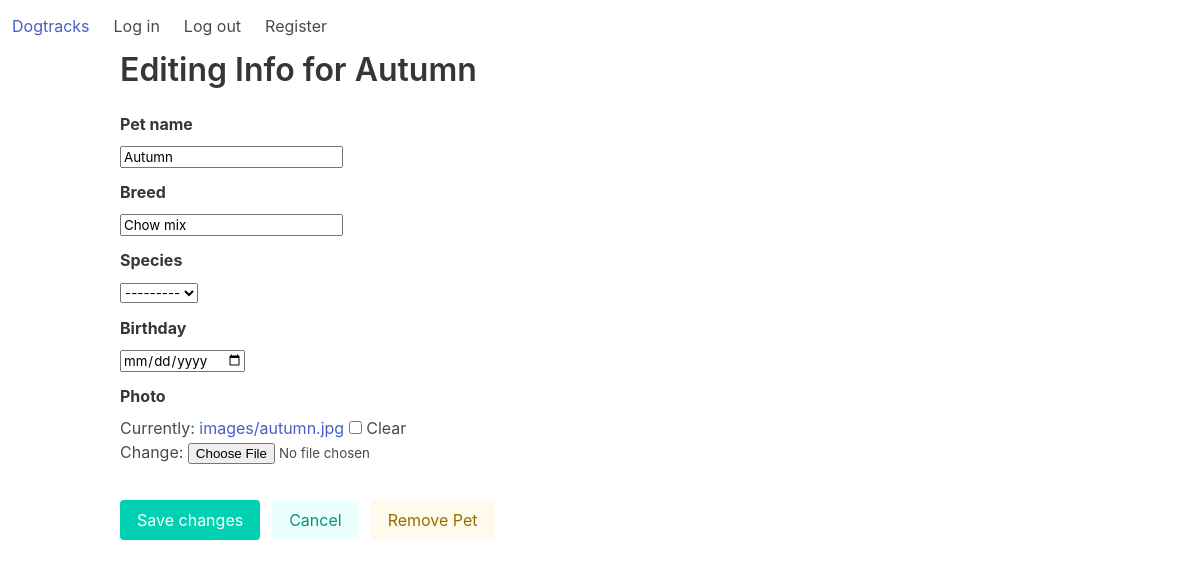
The page /dogtracks/update-pet/2 (signed in) on the database as committed earlier.
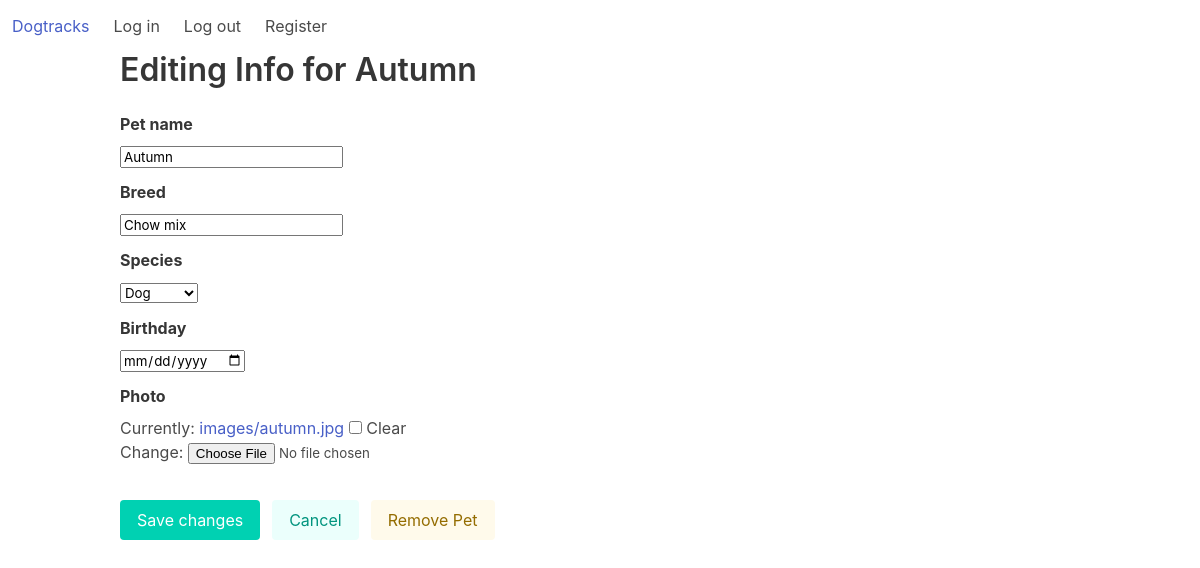
The same page on the database as committed later.
### dogtracks/models.py (models this page shows, shortened)
class Animal(models.Model):
	CHOICES = (('dog', 'Dog'), ('cat', 'Cat'), ('horse', 'Horse'), ('other', 'Other'))
	owner = models.ForeignKey(User, related_name='animals', on_delete=models.SET_NULL, null=True)
	name = models.CharField(max_length=25, null=False, blank=False, verbose_name="Pet name")
	photo = models.FileField(upload_to='images', null=True, blank=True)
	breed = models.CharField(max_length=25, blank=True)
	species = models.CharField(choices=CHOICES, max_length=10, blank=True)
	birthday = models.DateField(auto_now=False, auto_now_add=False, null=True, blank=True)

### dogtracks/views.py (the view)
# urls.py: path('update-pet/<int:id>', views.edit_pet, name="update_pet"),
def edit_pet(request, id=None):
	if id:
		pet = Animal.objects.filter(id=id).first()
		title = f"Editing Info for {pet.name}"
		if pet.owner != request.user:
			return HttpResponseForbidden()
	else:
		pet = Animal(owner=request.user)
		title = "Let's add your pet!"
	if request.method == 'POST':
		form = AnimalForm(request.POST, instance=pet)
		if form.is_valid():
			pet.save()
			return HttpResponseRedirect(reverse('index'))
	elif request.method == 'GET':
		form = AnimalForm(instance=pet)
	context = {"form": form,
				"title": title}
	return render(request, 'dogtracks/pet-form.html', context)

### dogtracks/models.py
class AnimalForm(ModelForm):
	class Meta:
		model = Animal
		fields = ['name', 'breed', 'species', 'birthday', 'photo']
		widgets = {'birthday': forms.NumberInput(attrs={'type': 'date'})}

### dogtracks/templates/dogtracks/pet-form.html (shortened to what this page needs)
{% extends 'dogtracks/template.html' %}
{% load static %}
{% block content %}
<div class="container">
	<h1 class="title">{{ title }}</h1>
	<form action="" method="post" enctype="multipart/form-data">
		<div class="field">
			<label class="label">{{ form.name.label }}</label>
			<div class="control">
				{{ form.name }}
			</div>
		</div>
		<div class="field">
			<label class="label">{{ form.breed.label }}</label>
			<div class="control">
				{{ form.breed }}
			</div>
		</div>
		<div class="field">
			<label class="label">{{ form.species.label }}</label>
			<div class="control">
				{{ form.species }}
			</div>
		</div>
		<div class="field">
			<label class="label">{{ form.birthday.label }}</label>
			<div class="control">
				{{ form.birthday }}
			</div>
		</div>
		<div class="field">
			<label class="label">{{ form.photo.label }}</label>
			{{ form.photo }}
		</div>
		<br>
		<div class="field is-grouped">
			<div class="control">
				<input class="button is-primary" type="submit" value="Save changes" />
			</div>
			<div class="control">
				<button id="btn-cancel-changes" class="button is-primary is-light">
				Cancel
				</button>
			</div>
			{% if form.instance.id %}
				<div class="control" >
					<a class="button is-warning is-light is-link" href="/dogtracks/remove-pet/{{ form.instance.id }}">
					Remove Pet
					</a>
				</div>
			{% endif %}
		</div>
	</form>
</div>
{% endblock %}

Rows that differ between the two databases and show on the page:
changed Animal "Autumn": species "---------" → "Dog"
